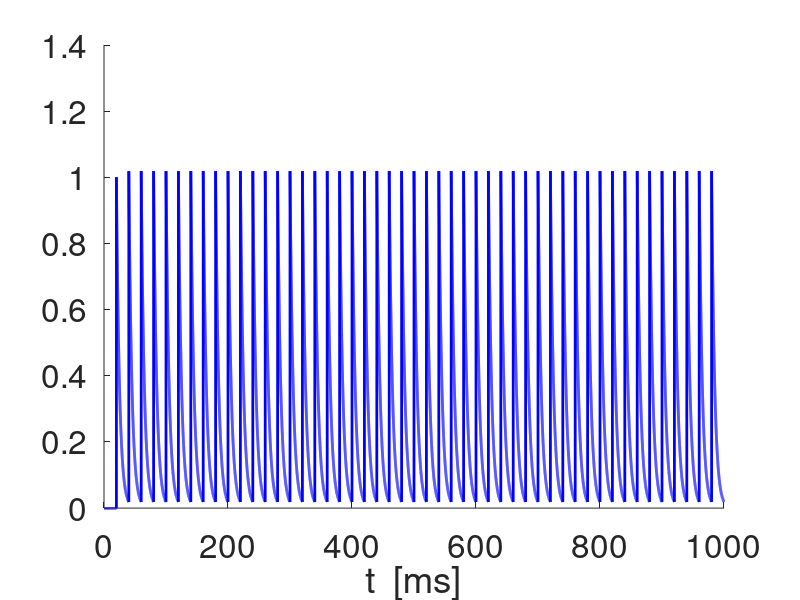
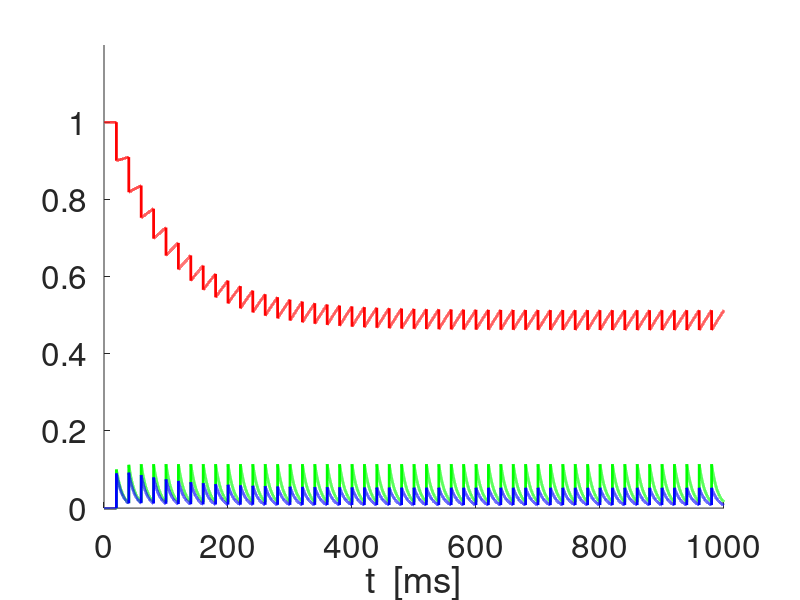
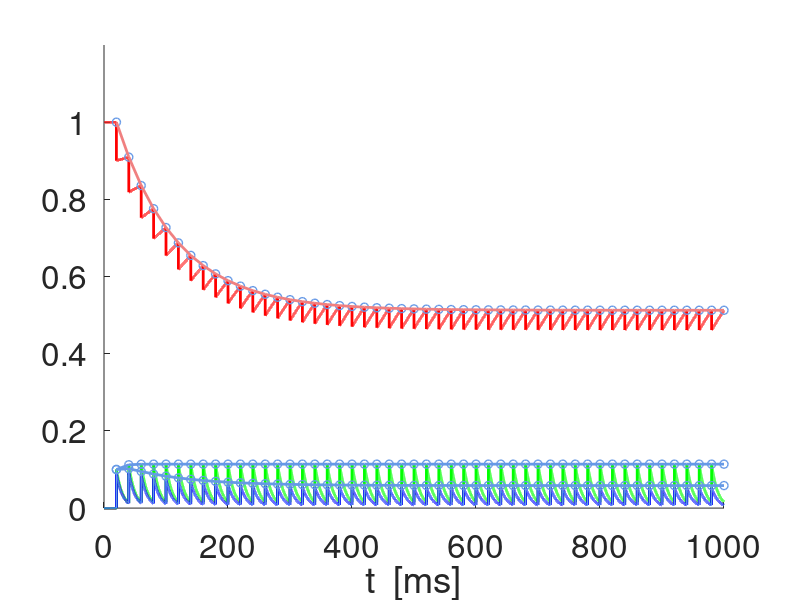
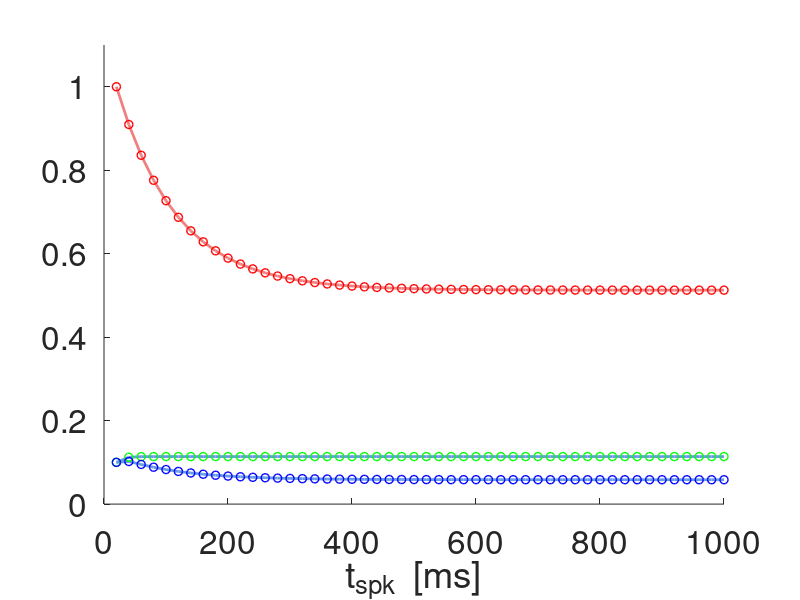

Here is the MATLAB script that generated these plots, in order:
% 2020-01-08

% Synaptic depression and facilitation models 
% (Dayan & Abbott, see Ermentrout & Terman book, Chapter 7) 

clearvars;
close all;

lightblueish = [.4 .6 .9];
lightcoral = [0.94 0.5 0.5];
lightgray = [.7 .7 .7];

% Parameters

taudec = 5;
taudep = 200;
taufac = 10;
adep = 0.1;
afac = 0.1;
Xinf = 1;
Zinf = 0;

% Time definitions

Tmax = 1000;
dt = 0.01;
t = 0:dt:Tmax;

% Input spike definitions

SpkFreqin = 50;
SpkPerin = 1000/SpkFreqin;
Nspk = floor(Tmax/SpkPerin);
tspk = (1:Nspk)*SpkPerin;



% Synaptic dynamics (no short-term plasticity)

S = zeros(1,length(t));

jspk = 1;
for j=1:length(t)-1
    k1s = -S(j)/taudec;
    as = S(j)+k1s*dt;
    k2s = -as/taudec;
    S(j+1) = S(j)+(k1s+k2s)*dt/2;
    if t(j)> tspk(jspk)
        S(j+1) = S(j+1)+1;
        jspk = jspk+1;
    end
end

figure
hold on
plot(t,S,'-b','linewidth',2);
set(gca,'fontsize',24);
xlabel('t  [ms]');

% Synaptic short-term plasticity

x = zeros(1,length(t));
z = zeros(1,length(t));

x(1) = 1;
z(1) = 0;
jspk = 1;
for j=1:length(t)-1
    k1x = (Xinf-x(j))/taudep;
    k1z = (Zinf-z(j))/taufac;
    ax = x(j)+k1x*dt;
    az = z(j)+k1z*dt;
    k2x = (Xinf-ax)/taudep;
    k2z = (Zinf-az)/taufac;
    x(j+1) = x(j)+(k1x+k2x)*dt/2;
    z(j+1) = z(j)+(k1z+k2z)*dt/2;
    if t(j)>= tspk(jspk)
        x(j+1) = x(j+1)-adep*x(j);
        z(j+1) = z(j+1)+afac*(1-z(j+1));
        jspk = jspk+1;
    end
end

m(1) = 0;
for j=2:length(t)
    m(j) = x(j-1)*z(j);
end

% x-, z- and m-traces (m=DeltaS)

figure
hold on
plot(t,x,'-r','linewidth',2);
plot(t,z,'-g','linewidth',2);
plot(t,x.*z,'-b','linewidth',2);
axis([0 Tmax 0 1.2]);
set(gca,'fontsize',24);
xlabel('t  [ms]');

% x-, z- and m-traces (m=DeltaS) + peaks

figure
hold on
plot(t,x,'-r','linewidth',2);
plot(t,z,'-g','linewidth',2);
plot(t,x.*z,'-b','linewidth',2);
plot(t,m,'-','Color',lightblueish,'linewidth',1);
%plot(t,m,'-b','linewidth',2);
axis([0 Tmax 0 1.2]);
set(gca,'fontsize',24);
xlabel('t  [ms]');


% Sequence of peaks computed from the analytical solutions to the
% differential equations using the previous sequence values to generate the
% current ones (instead of the previous values in the differential
% equation discretization). 

Dtatspkin = SpkPerin;
Tspkmax = floor(Tmax/SpkPerin);
tspk = [SpkPerin:SpkPerin:Tspkmax*SpkPerin];


    
Pdep =  exp(-Dtatspkin/taudep);
Pfac =  exp(-Dtatspkin/taufac);
X = zeros(1,Tspkmax);
Z = zeros(1,Tspkmax);
Zaux = zeros(1,Tspkmax);
X(1) = 1;
Z(1) = afac;
for j=1:Tspkmax-1
    X(j+1) = Xinf+((1-adep)*X(j)-Xinf)*Pdep;       
    Z(j+1) = (1-afac)*(Zinf+(Z(j)-Zinf)*Pfac)+afac;
end
M = X.*Z;
jspk = floor(tspk/dt);
Xfp = (1-Pdep)*Xinf/(1-(1-adep)*Pdep);
Zfp = ((1-Pfac)*(1-afac)*Zinf+afac)/(1-(1-afac)*Pfac);


plot(tspk,X,'o','Color',lightblueish,'linewidth',1);
plot(tspk,Z,'o','Color',lightblueish,'linewidth',1);
plot(tspk,M,'o','Color',lightblueish,'linewidth',1);



% Approximation of the Peak sequences by the toy model functions
% F = A+(1-A)*exp(-(t-tspk(1))/sigmadep)
% G = B*(1-C*exp(-(t-tspk(1))/sigmadep)

Fcut = 0.5*(X(1)-Xfp)+Xfp;
for k=2:length(tspk)
    if X(k)<Fcut
        kaux = k;    
        break
    end
end
sgmadep = (tspk(kaux)-tspk(1))/log((1-Xfp)/(X(kaux)-Xfp));
F = Xfp+(1-Xfp)*exp(-(tspk-tspk(1))/sgmadep);
E = sum((X-F).^2);

Gcut = 0.5*(Zfp-Z(1))+Z(1);
for k=2:length(tspk)
    if Z(k)>Gcut
        kaux = k;    
        break
    end
end

C = 1-afac/Zfp;
sgmafac = (tspk(kaux)-tspk(1))/log(Zfp*C/(Zfp-Z(kaux)));
G = Zfp*(1-C*exp(-(tspk-tspk(1))/sgmafac));
E = sum((Z-G).^2);
H = F.*G;
plot(tspk,F,'-','Color',lightcoral,'linewidth',2);
plot(tspk,G,'-','Color',lightblueish,'linewidth',2);
plot(tspk,H,'-','Color',lightblueish,'linewidth',2);
Hexpanded = Zfp*(Xfp-Xfp*C*exp(-(tspk-tspk(1))/sgmafac)+(1-Xfp)*exp(-(tspk-tspk(1))/sgmadep)-(1-Xfp)*C*exp(-(tspk-tspk(1))*(1/sgmadep+1/sgmafac)));
Hcut = Zfp*(Xfp-Xfp*C*exp(-(tspk-tspk(1))/sgmafac)+(1-Xfp)*exp(-(tspk-tspk(1))/sgmadep));
%plot(tspk,Hexpanded,'-k','linewidth',1);
%plot(tspk,Hcut,'-','Color',lightgray,'linewidth',1);



figure
hold on
plot(tspk,F,'-','Color',lightcoral,'linewidth',2);
plot(tspk,G,'-','Color',lightblueish,'linewidth',2);
plot(tspk,H,'-','Color',lightblueish,'linewidth',2);
plot(tspk,X,'or','linewidth',1);
plot(tspk,Z,'og','linewidth',1);
plot(tspk,M,'ob','linewidth',1);
axis([0 Tmax 0  1.1]);
set(gca,'fontsize',24);
xlabel('t_{spk}  [ms]');

figure
hold on
plot(tspk,F,'-r','linewidth',2);
plot(tspk,G,'-g','linewidth',2);
plot(tspk,H,'-b','linewidth',2);
plot(tspk,X,'or','linewidth',1);
plot(tspk,Z,'og','linewidth',1);
plot(tspk,M,'ob','linewidth',1);
axis([0 Tmax 0  1.1]);
set(gca,'fontsize',24);
xlabel('t  [ms]');



% figure
% hold on
% % plot([1:Tspkmax],X,'or','linewidth',2);
% % plot([1:Tspkmax],Z,'og','linewidth',2);
% % plot([1:Tspkmax],M,'ob','linewidth',2);
% plot(tspk,X,'-or','linewidth',1);
% plot(tspk,Z,'-og','linewidth',1);
% plot(tspk,M,'-ob','linewidth',1);
% axis([0 Tmax 0 1.2]);
% set(gca,'fontsize',24);
% xlabel('t_{spk}  [ms]');


%%%%%%%%%%%%%%%%%%%%%%%%%%%%%%%%%%%%%%%%%%%%%%%%%%%%%%%%

TOY = 0;
if TOY == 1

    % Toy-function model

    taudep=10;
    taufac = 1;
    B = 1;
    A = 0.2;
    C = 0.8;
    alpha=10;
    Ttmax = 10;
    tt = 0:0.01:Ttmax;
    f = A+(1-A)*exp(-tt/taudep);
    g = B*(1-C*exp(-tt/taufac));
    H = f.*g;


    % Rescaled toy-function model

    A = 0.2;
    C = 0.8;
    tau = 1;
    f = A+(1-A)*exp(-tt/tau);
    g = 1-C*exp(-tt);
    H = f.*g;

    figure
    hold on
    plot(tt,f,'-r','linewidth',2);
    plot(tt,g,'-g','linewidth',2);
    plot(tt,H,'-b','Color',lightblueish,'linewidth',2)
    plot(tt,H,'-b','linewidth',2)
    axis([0 Ttmax 0 1.2]);
    set(gca,'fontsize',24);
    xlabel('t  [ms]');

end
